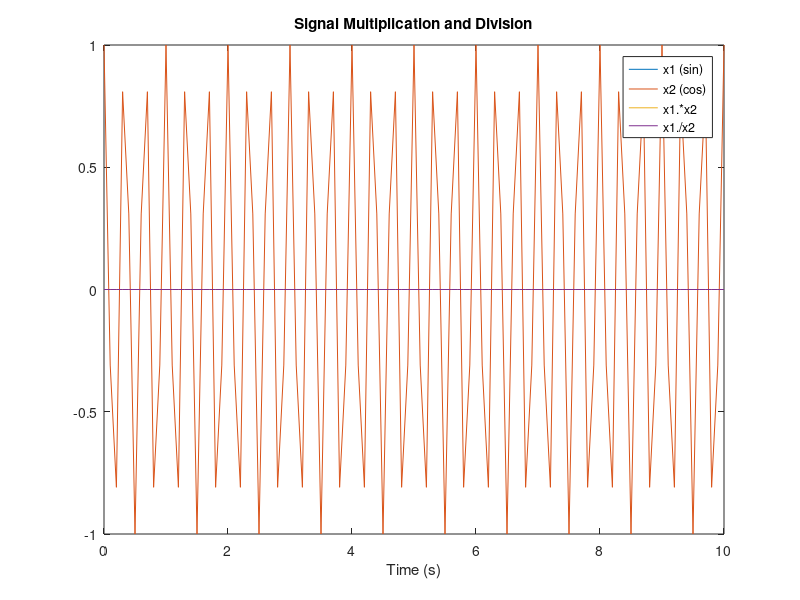

Write the MATLAB code that produced this figure.
t = 0:0.1:10;
x1 = sin(2*pi*5*t);
x2 = cos(2*pi*3*t);
x3 = x1.* x2;
x4 = x1./x2;

plot(t,x1,t,x2,t,x3,t,x4);
legend('x1 (sin)','x2 (cos)', 'x1.*x2' , 'x1./x2');
xlabel('Time (s)');
title('Signal Multiplication and Division');
